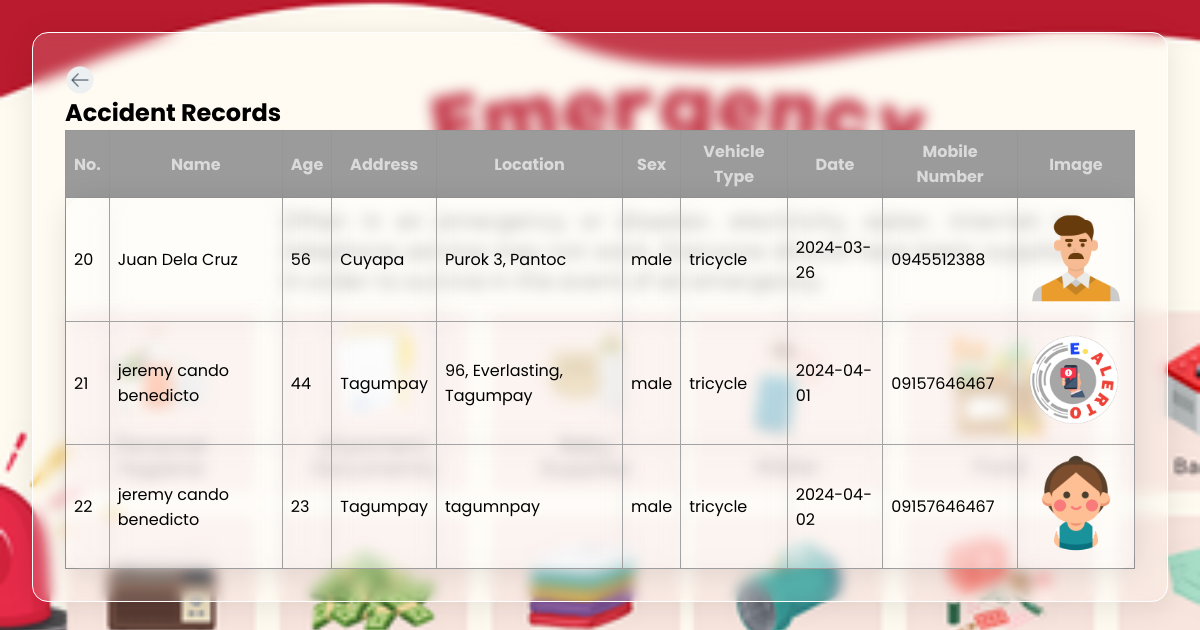
The app's page /view_records.php with its own data.
### tables this page shows
CREATE TABLE `accident_record` (
  `accident_id` int(11) NOT NULL,
  `name` varchar(155) NOT NULL,
  `age` int(10) NOT NULL,
  `address` varchar(255) NOT NULL,
  `location` varchar(255) NOT NULL,
  `sex` enum('male','female') NOT NULL,
  `date` varchar(55) NOT NULL,
  `vehicle_type` enum('bicycle','motorcycle','tricycle','4 wheel vehicle') NOT NULL,
  `mobile_number` varchar(11) NOT NULL,
  `image` varchar(255) NOT NULL
);

### view_records.php (the view, shortened to what this page needs)
<?php
include 'php/config.php';
$query = "SELECT * FROM `accident_record`";
$result = mysqli_query($conn, $query);
?>
<!DOCTYPE html>
<html lang="en">
<head>
    <link rel="stylesheet" href="https://cdnjs.cloudflare.com/ajax/libs/font-awesome/6.5.1/css/all.min.css"
 />
    <link rel="stylesheet" href="css/viewrecord.css">
</head>
<body>
        <div class="tab">
            <a href="admin_interface.php" class="x-button">
                <img style="height: 30px;" src="assets/icon/left-arrow.png" alt=""></i></a>
            <h2>Accident Records</h2>
            <table>
                <thead>
                    <tr>
                        <th>No.</th>
                        <th>Name</th>
                        <th>Age</th>
                        <th>Address</th>
                        <th>Location</th>
                        <th>Sex</th>
                        <th>Vehicle Type</th>
                        <th>Date</th>
                        <th>Mobile Number</th>
                        <th>Image</th>
                    </tr>
                </thead>
                <tbody>
                    <?php
                    while ($row = mysqli_fetch_assoc($result)) {
                        echo "<tr>";
                        echo "<td>{$row['accident_id']}</td>";
                        echo "<td>{$row['name']}</td>";
                        echo "<td>{$row['age']}</td>";
                        echo "<td>{$row['address']}</td>";
                        echo "<td>{$row['location']}</td>";
                        echo "<td>{$row['sex']}</td>";
                        echo "<td>{$row['vehicle_type']}</td>";
                        echo "<td>{$row['date']}</td>";
                        echo "<td>{$row['mobile_number']}</td>";
                        echo "<td><img src='image_accident/{$row['image']}' alt='Accident Image'></td>";
                        echo "</tr>";
                    }
                    ?>
                </tbody>
            </table>
        </div>
</body>
</html>

### css/viewrecord.css (style rules this page uses)
* { font-family: 'Poppins', sans-serif; margin: 0; padding: 0; }
body { background-color: #9b9b9b; background-image: url(../assets/1.png); background-size: cover; background-attachment: fixed; }
.tab { margin: 2rem; padding: 2rem; background: rgba(255, 255, 255, 0.14); border-radius: 16px; box-shadow: 0 4px 30px rgba(0, 0, 0, 0.1); backdrop-filter: blur(6.9px); -webkit-backdrop-filter: blur(6.9px); border: 1px solid rgba(255, 255, 255, 1); }
table { width: 100%; border-collapse: collapse; }
table, th, td { border: 1px solid rgb(150, 150, 150); padding: 8px; }
th { background-color: #9b9b9b; color: rgb(218, 218, 218); }
img { max-width: 100px; max-height: 100px; }
tbody { background: rgba(255, 255, 255, 0.41); border-radius: 16px; box-shadow: 0 4px 30px rgba(0, 0, 0, 0.1); backdrop-filter: blur(10.1px); -webkit-backdrop-filter: blur(10.1px); border: 1px solid rgba(255, 255, 255, 1); }
.x-button { background-color: #4caf4f00; color: rgb(253, 251, 251); border: none; border-radius: 4px; font-size: 16px; cursor: pointer; display: flex; text-decoration: none; justify-content: start; align-items: end; }

### records on screen
accident_record: accident_id "20", name "Juan Dela Cruz", age "56", address "Cuyapa", location "Purok 3, Pantoc", sex "male", vehicle_type "tricycle", date "2024-03-26", mobile_number "0945512388", image (picture)
accident_record: accident_id "21", name "jeremy cando benedicto", age "44", address "Tagumpay", location "96, Everlasting, Tagumpay", sex "male", vehicle_type "tricycle", date "2024-04-01", mobile_number "09157646467", image (picture)
accident_record: accident_id "22", name "jeremy cando benedicto", age "23", address "Tagumpay", location "tagumnpay", sex "male", vehicle_type "tricycle", date "2024-04-02", mobile_number "09157646467", image (picture)
